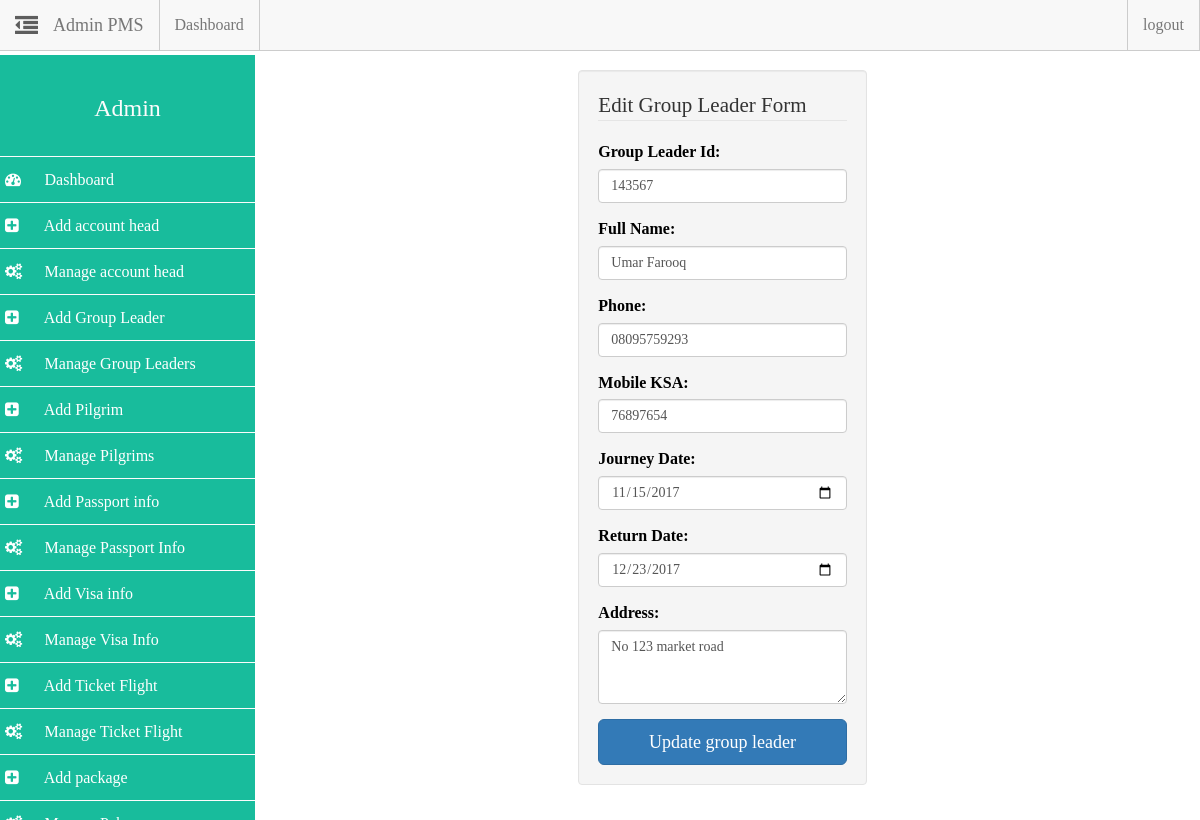
/admin/admin.php?action=edit_g_leader&id=1 (signed in), run on the app's committed database.
### tables this page shows
CREATE TABLE `group_leader` (
  `gl_slno` int(122) NOT NULL,
  `gl_id` int(12) DEFAULT NULL,
  `gl_name` varchar(100) DEFAULT NULL,
  `gl_mob` varchar(22) DEFAULT NULL,
  `gl_mob_ksa` varchar(22) DEFAULT NULL,
  `gl_add` varchar(200) DEFAULT NULL,
  `gl_journey_date` varchar(50) DEFAULT NULL,
  `gl_return_date` varchar(50) DEFAULT NULL,
  `img` text
);

### admin/includes/edit_g_leader.php (the view, shortened to what this page needs)
<?php
$id = $_GET["id"];
$get = mysqli_query($dbc,  "SELECT * FROM group_leader WHERE gl_slno='$id'");
$data = mysqli_fetch_array($get);
?>
<div class="row">
	<div class="col-md-4 col-md-offset-4">
		<div class="well">
			<form action="admin.php?action=edit_g_leader&id=<?php echo $id; ?>" method="POST" enctype="multipart/form-data">
				<fieldset>
					<legend>Edit Group Leader Form</legend>
					<div class="form-group">
						<label for="gl_id">Group Leader Id:</label>
						<input type="text" name="gl_id" id="gl_id" class="form-control" placeholder="Group leader id" value="<?php echo $data['gl_id']; ?>" required>
					</div>
					<div class="form-group">
						<label for="fullname">Full Name:</label>
						<input type="text" name="fullname" id="fullname" class="form-control" placeholder=" full name" value="<?php echo $data['gl_name']; ?>" required>
					</div>
					<div class="form-group">
						<label for="phone">Phone:</label>
						<input type="text" name="phone" id="phone" class="form-control" placeholder="phone number" value="<?php echo $data['gl_mob']; ?>" required>
					</div>
					<div class="form-group">
						<label for="mobile_ksa">Mobile KSA:</label>
						<input type="tel" name="mobile_ksa" id="mobile_ksa" class="form-control" placeholder="mobile KSA" value="<?php echo $data['gl_mob_ksa']; ?>" required>
					</div>
					<div class="form-group">
						<label for="journey_date">Journey Date:</label>
						<input type="date" name="journey_date" id="journey_date" class="form-control" value="<?php echo $data['gl_journey_date'] ?>" required>
					</div>
					<div class="form-group">
						<label for="return_date">Return Date:</label>
						<input type="date" name="return_date" id="return_date" value="<?php echo $data['gl_return_date']; ?>" class="form-control" required>
					</div>
					<div class="form-group">
						<label for="address">Address:</label>
						<textarea name="address" id="address" class="form-control" rows="3" placeholder="address"><?php echo $data['gl_add'] ?></textarea>
					</div>
					<button type="submit" name="edit_g_leader" class="btn btn-primary btn-block btn-lg">Update group leader</button>
				</fieldset>
			</form>
		</div>
	</div>
</div>

### assets/css/styles.css (style rules this page uses)
html { color: #222; font-size: 1em; line-height: 1.4; }
fieldset { border: 0; margin: 0; padding: 0; }
textarea { resize: vertical; max-width: 100%; }
body { padding-top: 55px; font-family: ubuntu; font-size: 100%; color: #000 !important; }

### assets/css/sidebar.css (style rules this page uses)
* { box-sizing: border-box; -webkit-box-sizing: border-box; -moz-box-sizing: border-box; }
body { padding-top: 55px; }

### data on the page
group_leader: gl_id "143567", fullname "Umar Farooq", phone "08095759293", mobile_ksa "76897654", journey_date "11/15/2017", return_date "12/23/2017", address "No 123 market road"
